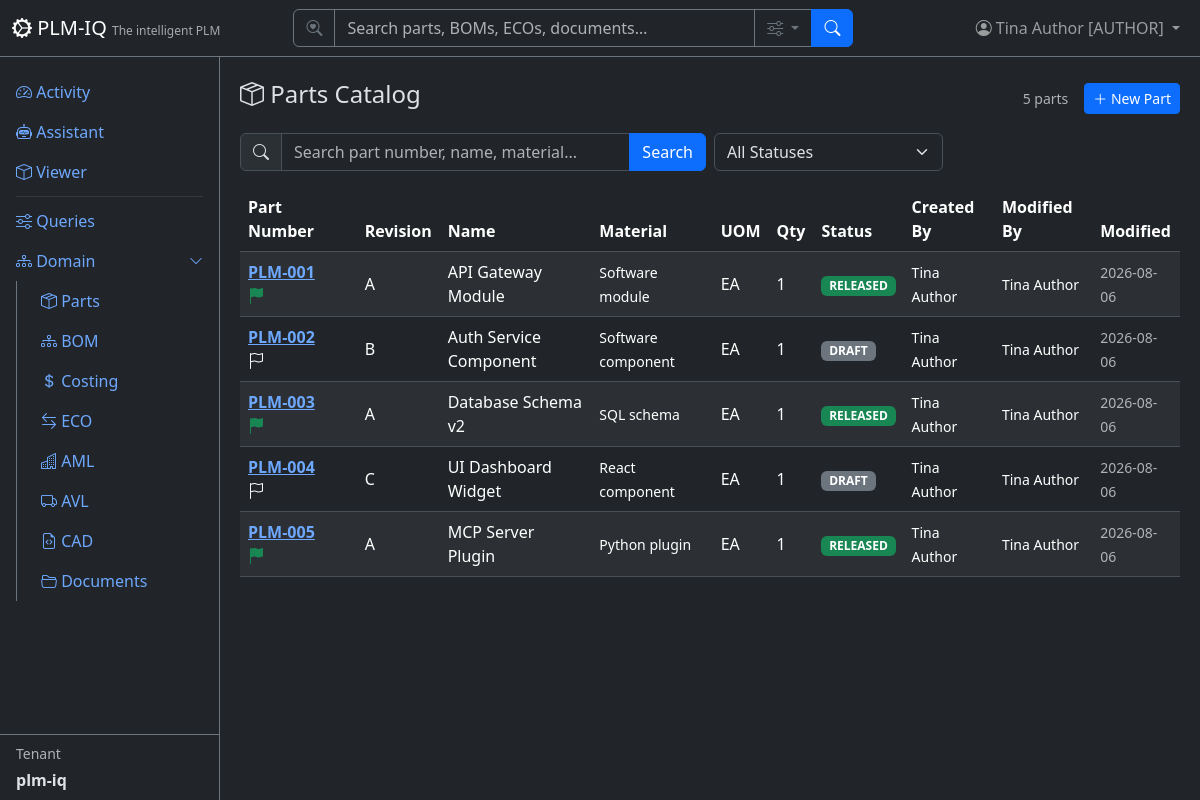
The page /parts (signed in) on the database its author committed.
### app/models/tenant_user.py (models this page shows)
class User(Base):
    __tablename__ = "users"
    user_id = Column("user_id", Integer, primary_key=True, autoincrement=True)
    username = Column("username", String, unique=True, nullable=True)
    full_name = Column("full_name", String, nullable=False)
    email = Column("email", String, unique=True, nullable=False)
    email_verified = Column("email_verified", Boolean, nullable=False, default=False)
    password_hash = Column("password_hash", String, nullable=False, default="")
    tenant_id = Column("tenant_id", Integer, ForeignKey("tenants.tenant_id"), nullable=False, default=1)
    tenant_key = Column("tenant_key", String, nullable=False)
    is_active = Column("is_active", Boolean, default=True)
    created_date = Column("created_date", String)
    role = Column("role", String, nullable=False, default="reader")
    node_id = Column("node_id", Integer, ForeignKey("plmiq_node.node_id"))
    node = relationship("GraphNode", foreign_keys=[node_id])
    tenant = relationship("Tenant", back_populates="users")
    favorites = relationship("Favorite", back_populates="user")

class Tenant(Base):
    __tablename__ = "tenants"
    tenant_id = Column("tenant_id", Integer, primary_key=True, autoincrement=True)
    tenant_name = Column("tenant_name", String, unique=True, nullable=False)
    tenant_key = Column("tenant_key", String, unique=True, nullable=False)
    tenant_secret = Column("tenant_secret", String, nullable=False, default="")
    subdomain = Column("subdomain", String, unique=True, nullable=True)
    description = Column("description", String)
    created_date = Column("created_date", String)
    role = Column("role", String, default="reader")
    is_active = Column("is_active", Boolean, default=True)
    git_username = Column("git_username", String, nullable=True)          # per-tenant Gitea user (owner of its repos)
    git_secret_enc = Column("git_secret_enc", String, nullable=True)      # Fernet-encrypted Gitea password/token
    git_cad_repo = Column("git_cad_repo", String, nullable=True)          # tenant's private CAD repo
    git_docs_repo = Column("git_docs_repo", String, nullable=True)        # tenant's private docs repo
    git_provisioned = Column("git_provisioned", Boolean, default=False)   # idempotent provisioning flag
    node_id = Column("node_id", Integer, ForeignKey("plmiq_node.node_id"))
    node = relationship("GraphNode", foreign_keys=[node_id])
    users = relationship("User", back_populates="tenant")
    parts = relationship("Part", back_populates="tenant")
    favorites = relationship("Favorite", back_populates="tenant")

### app/models/parts.py (models this page shows)
class Part(Base):
    __tablename__ = "parts"
    part_id = Column("part_id", Integer, primary_key=True, autoincrement=True)
    part_number = Column("part_number", String, nullable=False)
    part_revision = Column("part_revision", String, nullable=False)
    part_name = Column("part_name", String, nullable=False)
    spec_file = Column("spec_file", String)
    material = Column("material", String)
    uom = Column("uom", String, nullable=False)
    qty = Column("qty", Integer, nullable=False, default=1)
    status = Column("status", String, nullable=False, default="DRAFT")
    in_workflow = Column("in_workflow", Boolean, nullable=False, default=False)
    active_workflow_instance_id = Column("active_workflow_instance_id", Integer, ForeignKey("workflow_instances.id"))
    created_date = Column("created_date", String)
    modified_date = Column("modified_date", String)
    modified_owner = Column("modified_owner", Integer, ForeignKey("users.user_id"))
    created_by = Column("created_by", Integer, ForeignKey("users.user_id"))
    tenant_id = Column("tenant_id", Integer, ForeignKey("tenants.tenant_id"), nullable=False, default=1)
    tenant_key = Column("tenant_key", String, nullable=False)
    node_id = Column("node_id", Integer, ForeignKey("plmiq_node.node_id"))
    node = relationship("GraphNode")
    tenant = relationship("Tenant", back_populates="parts")
    bom_items = relationship("BomItem", back_populates="part", foreign_keys="BomItem.part_id")
    costing_items = relationship("CostingBomItem", back_populates="part")
    eco_items = relationship("EngineeringChangeOrder", back_populates="part")
    aml_items = relationship("ApprovedManufacturer", back_populates="part")
    avl_items = relationship("ApprovedVendor", back_populates="part")
    cad_files = relationship("CadMetadata", back_populates="part")

### app/routers/parts.py (the view)
@router.get("", response_class=HTMLResponse)
def list_parts(
    request: Request,
    q: str | None = Query(None, description="Search query"),
    status: str | None = Query(None, description="Filter by status"),
    page: int = Query(1, ge=1),
    db: TenantScopedSession = Depends(get_tenant_db),
):
    user = require_user(request, db)
    ctx = auth_context(request, db)
    query = db.query(Part)
    if q:
        query = query.filter(
            or_(
                Part.part_number.ilike(f"%{q}%"),
                Part.part_name.ilike(f"%{q}%"),
                Part.material.ilike(f"%{q}%"),
            )
        )
    if status:
        query = query.filter(Part.status == status)
    total = query.count()
    offset = (page - 1) * DEFAULT_PAGE_SIZE
    parts = query.order_by(Part.part_number).offset(offset).limit(DEFAULT_PAGE_SIZE).all()
    return HTMLResponse(content=render(
        "parts/list.html",
        **ctx,
        parts=parts,
        page=page,
        total=total,
        pages=(total + DEFAULT_PAGE_SIZE - 1) // DEFAULT_PAGE_SIZE,
        q=q or "",
        status_filter=status or "",
        statuses=get_settings(request).PART_STATUSES,
    ))

### app/templates/parts/list.html (shortened to what this page needs)
{% extends "base.html" %}
{% block content %}
<div class="d-flex justify-content-between align-items-center mb-3">
    <h4><i class="bi bi-box-seam"></i> Parts Catalog</h4>
    <div class="d-flex align-items-center gap-3">
        <span class="text-muted small">{{ total }} parts</span>
        {% if current_user and current_user.role == 'author' %}
        <a href="/parts/new" class="btn btn-sm btn-primary"><i class="bi bi-plus-lg"></i> New Part</a>
        {% endif %}
    </div>
</div>
<form method="GET" class="row g-2 mb-3">
    <div class="col-md-6">
        <div class="input-group">
            <span class="input-group-text"><i class="bi bi-search"></i></span>
            <input type="text" name="q" class="form-control" placeholder="Search part number, name, material..." value="{{ q }}">
            <button class="btn btn-primary" type="submit">Search</button>
        </div>
    </div>
    <div class="col-md-3">
        <select name="status" class="form-select" onchange="this.form.submit()">
            <option value="">All Statuses</option>
        </select>
    </div>
</form>
<div class="table-responsive">
    <table class="table table-striped table-hover align-middle">
        <thead class="table-dark">
            <tr>
                <th>Part Number</th>
                <th></th>
                <th>Revision</th>
                <th>Name</th>
                <th>Material</th>
                <th>UOM</th>
                <th>Qty</th>
                <th>Status</th>
                <th>Created By</th>
                <th>Modified By</th>
                <th>Modified</th>
            </tr>
        </thead>
        <tbody>
            {% for p in parts %}
            <tr>
                <td>
                    <a href="/parts/{{ p.part_number }}" class="fw-bold text-nowrap">{{ p.part_number }}</a>
                    {% if p.status == 'RELEASED' %}
                    <i class="bi bi-flag-fill text-success" title="Released"></i>
                    {% elif p.status == 'OBSOLETED' %}
                    <i class="bi bi-flag-fill text-danger" title="Obsoleted"></i>
                    {% else %}
                    <i class="bi bi-flag fs-6" title="{{ p.status or 'Draft' }}"></i>
                    {% endif %}
                </td>
                <td class="text-center">
                </td>
                <td>{{ p.part_revision }}</td>
                <td>{{ p.part_name }}</td>
                <td><small>{{ (p.material or '')|truncate(40) or '-' }}</small></td>
                <td>{{ p.uom }}</td>
                <td>{{ p.qty }}</td>
                <td>
                    <span class="badge bg-{% if p.status == 'RELEASED' %}success{% elif p.status == 'OBSOLETED' %}danger{% else %}secondary{% endif %} badge-status">
                        {{ p.status }}
                    </span>
                </td>
                <td><small>{{ user_map.get(p.created_by, '—') if user_map else (p.created_by or '—') }}</small></td>
                <td><small>{{ user_map.get(p.modified_owner, '—') if user_map else (p.modified_owner or '—') }}</small></td>
                <td><small class="text-muted">{{ p.modified_date or '-' }}</small></td>
            </tr>
            {% else %}
            <tr><td colspan="11" class="text-center text-muted py-4">No parts found.</td></tr>
            {% endfor %}
        </tbody>
    </table>
</div>
{% endblock %}

### app/templates/base.html (shortened to what this page needs)
<!DOCTYPE html>
<html lang="en" data-bs-theme="dark">
<head>
    <link href="https://cdn.jsdelivr.net/npm/bootstrap@5.3.3/dist/css/bootstrap.min.css" rel="stylesheet">
    <link href="https://cdn.jsdelivr.net/npm/bootstrap-icons@1.11.3/font/bootstrap-icons.css" rel="stylesheet">
</head>
<body>
    <nav class="navbar navbar-expand-md navbar-dark bg-dark fixed-top border-bottom border-secondary">
        <div class="container-fluid">
            <a class="navbar-brand" href="/">
                <i class="bi bi-gear-wide-connected"></i> PLM-IQ
                <small class="d-none d-md-inline">The intelligent PLM</small>
            </a>
            <div class="collapse navbar-collapse" id="navMenu">
                {% if current_user %}
                <form class="d-flex mx-auto my-2 my-md-0" role="search" action="/search" method="get" style="width: 100%; max-width: 560px;">
                    <div class="input-group">
                        <span class="input-group-text bg-dark border-secondary text-secondary"><i class="bi bi-search-heart"></i></span>
                        <input type="search" name="q" class="form-control bg-dark text-light border-secondary" placeholder="Search parts, BOMs, ECOs, documents…" aria-label="Search">
                        <button class="btn btn-outline-secondary dropdown-toggle" type="button" data-bs-toggle="dropdown" data-bs-auto-close="outside" title="Search options">
                            <i class="bi bi-sliders"></i>
                        </button>
                        <button class="btn btn-primary" type="submit"><i class="bi bi-search"></i></button>
                    </div>
                </form>
                {% endif %}
                <ul class="navbar-nav ms-auto align-items-center">
                    {% if current_user %}
                    <li class="nav-item dropdown">
                        <a class="nav-link dropdown-toggle position-relative" href="#" role="button" data-bs-toggle="dropdown" aria-label="Profile Menu" title="Profile Menu">
                            <i class="bi bi-person-circle"></i>
                            <span class="d-none d-md-inline">{{ current_user.full_name }} [{{ current_user.role|upper if current_user.role else 'SUPERUSER' }}]</span>
                        </a>
                    </li>
                    {% else %}
                    <li class="nav-item">
                        <a class="nav-link" href="/login"><i class="bi bi-box-arrow-in-right"></i> Sign In</a>
                    </li>
                    {% endif %}
                </ul>
            </div>
        </div>
    </nav>
    <div class="sidebar bg-dark border-end border-secondary pt-3">
        <ul class="nav nav-pills flex-column flex-grow-1 overflow-auto">
            <li class="nav-item">
                <a class="nav-link" href="/"><i class="bi bi-speedometer2"></i> Activity</a>
            </li>
            <li class="nav-item">
                <a class="nav-link" href="/assistant"><i class="bi bi-robot"></i> Assistant</a>
            </li>
            <li class="nav-item">
                <a class="nav-link" href="/apsviewer"><i class="bi bi-box"></i> Viewer</a>
            </li>
            <li class="nav-item">
                <hr class="nav-divider my-1 mx-3 border-secondary">
            </li>
            <li class="nav-item">
                <a class="nav-link" href="/queries"><i class="bi bi-sliders"></i> Queries</a>
            </li>
            <li class="nav-item">
                <a class="nav-link d-flex justify-content-between align-items-center" data-bs-toggle="collapse" href="#domainSubmenu" role="button" aria-expanded="true">
                    <span><i class="bi bi-diagram-3"></i> Domain</span>
                    <i class="bi bi-chevron-down small"></i>
                </a>
                <div class="collapse show" id="domainSubmenu">
                    <ul class="nav nav-pills flex-column ms-3 border-start border-secondary ps-2">
                        <li class="nav-item">
                            <a class="nav-link" href="/parts"><i class="bi bi-box-seam"></i> Parts</a>
                        </li>
                        <li class="nav-item">
                            <a class="nav-link" href="/bom"><i class="bi bi-diagram-3"></i> BOM</a>
                        </li>
                        <li class="nav-item">
                            <a class="nav-link" href="/costing"><i class="bi bi-currency-dollar"></i> Costing</a>
                        </li>
                        <li class="nav-item">
                            <a class="nav-link" href="/eco"><i class="bi bi-arrow-left-right"></i> ECO</a>
                        </li>
                        <li class="nav-item">
                            <a class="nav-link" href="/aml"><i class="bi bi-buildings"></i> AML</a>
                        </li>
                        <li class="nav-item">
                            <a class="nav-link" href="/avl"><i class="bi bi-truck"></i> AVL</a>
                        </li>
                        <li class="nav-item">
                            <a class="nav-link" href="/cad"><i class="bi bi-file-earmark-code"></i> CAD</a>
                        </li>
                        <li class="nav-item">
                            <a class="nav-link" href="/documents"><i class="bi bi-folder2-open"></i> Documents</a>
                        </li>
                    </ul>
                </div>
            </li>
        </ul>
        {% if current_tenant %}
        <div class="px-3 py-2 border-top border-secondary mt-auto">
            <div class="small text-muted mb-1">Tenant</div>
            <div class="fw-bold">{{ current_tenant.tenant_name }}</div>
        </div>
        {% endif %}
    </div>
    <div class="main-content">
        {% block content %}{% endblock %}
    </div>
</body>
</html>

### app/templates/base.html (style rules this page uses)
body { padding-top: 60px; }
.sidebar { position: fixed; top: 56px; bottom: 0; left: 0; width: 220px; overflow-y: auto; display: flex; flex-direction: column; }
.main-content { margin-left: 220px; padding: 20px; }
.navbar-brand small { font-size: 0.75rem; opacity: 0.6; }
.badge-status { font-size: 0.75rem; }

### rows shown on the page
User: full_name "Tina Author", role "AUTHOR"
Tenant: tenant_name "plm-iq"
Part: part_number "PLM-001", part_revision "A", part_name "API Gateway Module", material "Software module", uom "EA", qty "1", status "RELEASED", get "Tina Author", modified_date "2026-08-06"
Part: part_number "PLM-002", part_revision "B", part_name "Auth Service Component", material "Software component", uom "EA", qty "1", status "DRAFT", get "Tina Author", modified_date "2026-08-06"
Part: part_number "PLM-003", part_revision "A", part_name "Database Schema v2", material "SQL schema", uom "EA", qty "1", status "RELEASED", get "Tina Author", modified_date "2026-08-06"
Part: part_number "PLM-004", part_revision "C", part_name "UI Dashboard Widget", material "React component", uom "EA", qty "1", status "DRAFT", get "Tina Author", modified_date "2026-08-06"
Part: part_number "PLM-005", part_revision "A", part_name "MCP Server Plugin", material "Python plugin", uom "EA", qty "1", status "RELEASED", get "Tina Author", modified_date "2026-08-06"

### other values the page prints
{{ total }} "5"
